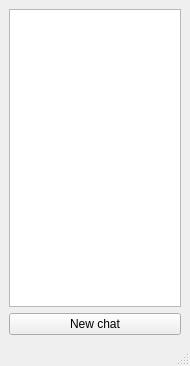
<?xml version="1.0" encoding="UTF-8"?>
<ui version="4.0">
 <class>MainWindow</class>
 <widget class="QMainWindow" name="MainWindow">
  <property name="geometry">
   <rect>
    <x>0</x>
    <y>0</y>
    <width>190</width>
    <height>366</height>
   </rect>
  </property>
  <property name="windowTitle">
   <string>MainWindow</string>
  </property>
  <widget class="QWidget" name="centralwidget">
   <layout class="QVBoxLayout" name="verticalLayout">
    <item>
     <widget class="QListWidget" name="listWidget"/>
    </item>
    <item>
     <widget class="QPushButton" name="pushButton">
      <property name="text">
       <string>New chat</string>
      </property>
     </widget>
    </item>
   </layout>
  </widget>
  <widget class="QMenuBar" name="menubar">
   <property name="geometry">
    <rect>
     <x>0</x>
     <y>0</y>
     <width>190</width>
     <height>21</height>
    </rect>
   </property>
  </widget>
  <widget class="QStatusBar" name="statusbar"/>
 </widget>
 <resources/>
 <connections/>
</ui>
